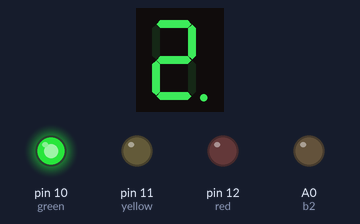
Simulated run of this sketch. Board: Arduino Uno, built with avr-gcc and run on an emulated ATmega328P. Shown: 1-digit seven-segment display, output pins drawn as LEDs (lit = HIGH). Wiring (inferred from the names in the program): 1-digit 7-segment display, segments lit when LOW: segments pin 2, pin 3, pin 4, pin 5, pin 6, pin 7, pin 8, pin 9. The segment pins are drawn as the display they are named for; pins used as bus, display or sensor lines are not drawn.

Above: at 0.1 s.
At 6.1 s:
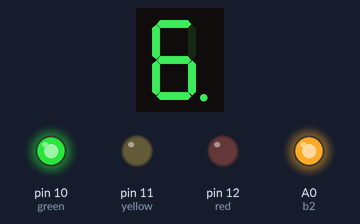
At 13.1 s:
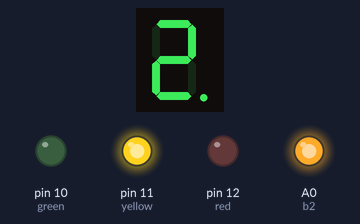
At 16.1 s:
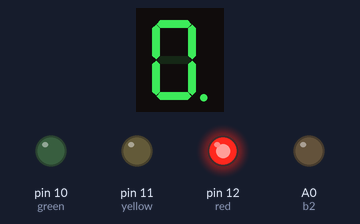
At 19.1 s:
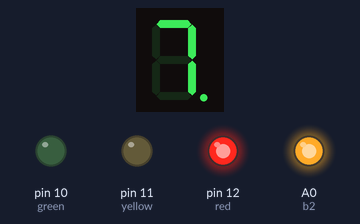
At 39.1 s:
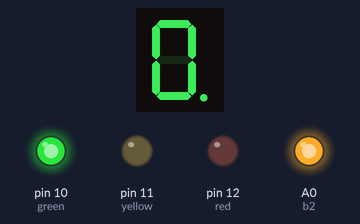
Timing chart, 0 to 40.0 s (numbered marks = the images above):
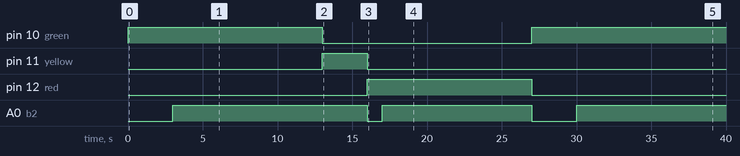

Measured:
- by itself, pin 10 (green): LOW → HIGH at 0.00 s, → LOW 13.0 s later, → HIGH 14.0 s later
- by itself, pin 11 (yellow): LOW → HIGH at 13.0 s, → LOW 3.0 s later
- by itself, pin 12 (red): LOW → HIGH at 16.0 s, → LOW 11.0 s later
- by itself, A0 (b2): goes HIGH 13.0 s, LOW 1.0 s, HIGH 10.0 s, LOW 3.0 s, then HIGH
- what the display in image 1 shows lasts 1.0 s, from 6.0 s to 7.0 s
- what the display in image 3 shows lasts 2.0 s, from 15.0 s to 17.0 s

The sketch:

Baitap4.ino
```cpp
#define a 2
#define b 3
#define c 4
#define d 5
#define e 6
#define f 7
#define g 8
#define dp 9
#define b2 A0
#define c2 A1

#define green 10
#define yellow 11
#define red 12

int NUM=0;
void setup()
{
  pinMode(a, OUTPUT);
  pinMode(b, OUTPUT);
  pinMode(c, OUTPUT);
  pinMode(d, OUTPUT);
  pinMode(e, OUTPUT);
  pinMode(f, OUTPUT);
  pinMode(g, OUTPUT);
  pinMode(dp, OUTPUT);
  pinMode(red, OUTPUT);
  pinMode(yellow, OUTPUT);
  pinMode(green, OUTPUT);
  pinMode(b2,OUTPUT);
  pinMode(c2,OUTPUT);

}

void loop()
{

  for(int i=2;i>=0;i--)
  {
    digitalWrite(b2,LOW);
    digitalWrite(c2,LOW);
    countdown(i);
    digitalWrite(green, HIGH);
	digitalWrite(yellow, LOW);
    digitalWrite(red, LOW);

    delay(1000);
    }
  for(int j=9;j>=0;j--)
  {
    digitalWrite(b2,HIGH);
    digitalWrite(c2,HIGH);
 	digitalWrite(green, HIGH);
    digitalWrite(yellow, LOW);
    digitalWrite(red, LOW);
 	countdown(j);
    delay(1000);
  }
  for(int k=2;k>=0;k--)
  {
    countdown(k);
    digitalWrite(yellow, HIGH);
    digitalWrite(green, LOW);
    digitalWrite(red, LOW);
    delay(1000);
    }
  for(int l=0;l>=0;l--)
  {
     digitalWrite(b2,LOW);
    digitalWrite(c2,LOW);
    countdown(l);
    digitalWrite(green, LOW);
    digitalWrite(yellow, LOW);
    digitalWrite(red, HIGH);
    delay(1000);
    }
  for(int m=9;m>=0;m--)
  {
   digitalWrite(b2,HIGH);
    digitalWrite(c2,HIGH);
    countdown(m);
    digitalWrite(green, LOW);
	digitalWrite(yellow, LOW);
    digitalWrite(red, HIGH);
    delay(1000);
    }
}
void countdown(byte number)
{
  switch(number)
  {
    case 0:
    digitalWrite(a, LOW);
    digitalWrite(b, LOW);
    digitalWrite(c, LOW);
    digitalWrite(d, LOW);
    digitalWrite(e, LOW);
    digitalWrite(f, LOW);
    digitalWrite(g, HIGH);
    digitalWrite(dp, LOW);
    break;

    case 1:
    digitalWrite(a, HIGH);
    digitalWrite(b, LOW);
    digitalWrite(c, LOW);
    digitalWrite(d, HIGH);
    digitalWrite(e, HIGH);
    digitalWrite(f, HIGH);
    digitalWrite(g, HIGH);
    digitalWrite(dp, LOW);
    break;

    case 2:
    digitalWrite(a, LOW);
    digitalWrite(b, LOW);
    digitalWrite(c, HIGH);
    digitalWrite(d, LOW);
    digitalWrite(e, LOW);
    digitalWrite(f, HIGH);
    digitalWrite(g, LOW);
    digitalWrite(dp, LOW);
    break;

    case 3:
    digitalWrite(a, LOW);
    digitalWrite(b, LOW);
    digitalWrite(c, LOW);
    digitalWrite(d, LOW);
    digitalWrite(e, HIGH);
    digitalWrite(f, HIGH);
    digitalWrite(g, LOW);
    digitalWrite(dp, LOW);
    break;

    case 4:
    digitalWrite(a, HIGH);
    digitalWrite(b, LOW);
    digitalWrite(c, LOW);
    digitalWrite(d, HIGH);
    digitalWrite(e, HIGH);
    digitalWrite(f, LOW);
    digitalWrite(g, LOW);
    digitalWrite(dp, LOW);
    break;

    case 5:
    digitalWrite(a, LOW);
    digitalWrite(b, HIGH);
    digitalWrite(c, LOW);
    digitalWrite(d, LOW);
    digitalWrite(e, HIGH);
    digitalWrite(f, LOW);
    digitalWrite(g, LOW);
    digitalWrite(dp, LOW);
    break;

    case 6:
    digitalWrite(a, LOW);
    digitalWrite(b, HIGH);
    digitalWrite(c, LOW);
    digitalWrite(d, LOW);
    digitalWrite(e, LOW);
    digitalWrite(f, LOW);
    digitalWrite(g, LOW);
    digitalWrite(dp, LOW);
    break;

    case 7:
    digitalWrite(a, LOW);
    digitalWrite(b, LOW);
    digitalWrite(c, LOW);
    digitalWrite(d, HIGH);
    digitalWrite(e, HIGH);
    digitalWrite(f, HIGH);
    digitalWrite(g, HIGH);
    digitalWrite(dp, LOW);
	break;

    case 8:
    digitalWrite(a, LOW);
    digitalWrite(b, LOW);
    digitalWrite(c, LOW);
    digitalWrite(d, LOW);
    digitalWrite(e, LOW);
    digitalWrite(f, LOW);
    digitalWrite(g, LOW);
    digitalWrite(dp, LOW);
    break;

    case 9:
    digitalWrite(a, LOW);
    digitalWrite(b, LOW);
    digitalWrite(c, LOW);
    digitalWrite(d, LOW);
    digitalWrite(e, HIGH);
    digitalWrite(f, LOW);
    digitalWrite(g, LOW);
    digitalWrite(dp, LOW);
    break;
  }
}
```
